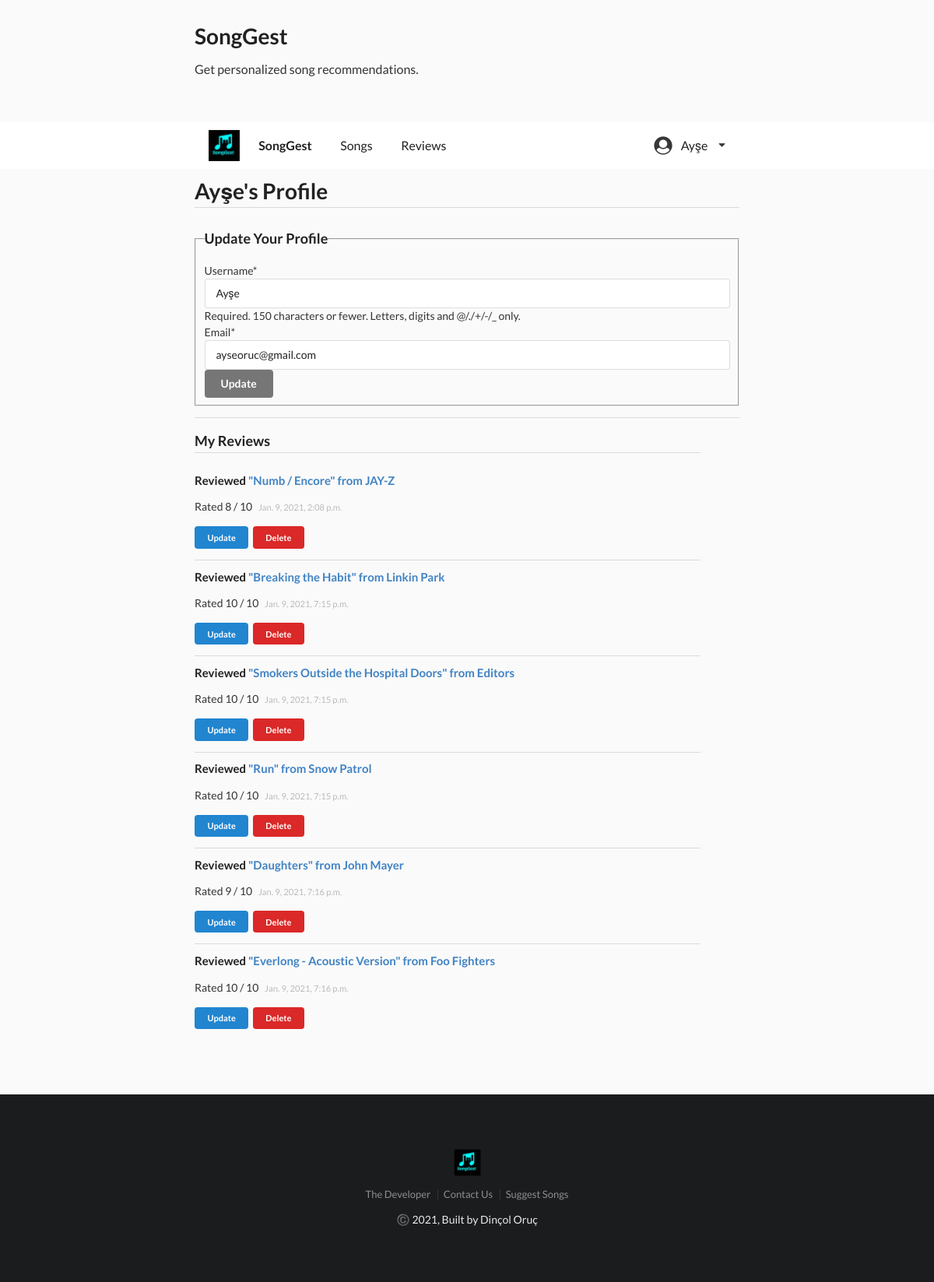
The page /user/profile/ (signed in) on the database its author committed.
### reviews/models.py (models this page shows, shortened)
class Review(models.Model):
    RATING_CHOICES = (
        (1, '1'),
        (2, '2'),
        (3, '3'),
        (4, '4'),
        (5, '5'),
        (6, '6'),
        (7, '7'),
        (8, '8'),
        (9, '9'),
        (10, '10')
    )
    song = models.ForeignKey(Song, on_delete=models.CASCADE)
    date_created = models.DateTimeField(default=timezone.now)
    author= models.ForeignKey(User, on_delete=models.CASCADE)
    rating = models.IntegerField(choices=RATING_CHOICES)

class Song(models.Model):
    name = models.CharField(max_length=80)
    artist = models.CharField(max_length=80)
    genre = models.CharField(max_length=80)
    year = models.IntegerField(null=True, blank=True)
    BPM = models.FloatField(null=True, blank=True)
    energy = models.FloatField(null=True, blank=True)
    danceability = models.FloatField(null=True, blank=True)
    loudness = models.FloatField(null=True, blank=True)
    liveness = models.FloatField(null=True, blank=True)
    valance = models.FloatField(null=True, blank=True)
    length = models.IntegerField(null=True, blank=True)
    acousticness = models.FloatField(null=True, blank=True)
    speechiness = models.FloatField(null=True, blank=True)
    popularity = models.FloatField(null=True, blank=True)

### users/views.py (the view)
# urls.py: path('profile/', profile, name='profile'),
@login_required
def profile(request):
    if request.method == 'POST':
        user_form = UserUpdateForm(request.POST, instance=request.user)
        if user_form.is_valid():
            user_form.save()
            messages.success(request, 'Your profile has been updated!')
            return redirect('profile')
    else:
        user_form = UserUpdateForm(instance=request.user)
    context = {'user_form': user_form}
    return render(request, 'users/profile.html', context)

### users/forms.py
class UserUpdateForm(forms.ModelForm):
    email = forms.EmailField()
    class Meta:
        model = User
        fields = ['username', 'email']

### users/templates/users/profile.html (shortened to what this page needs)
{% extends 'reviews/base.html' %}
{% load crispy_forms_tags %}
{% block content %}
<h1 class="ui dividing header">{{ user.username|title }}'s Profile</h1>
<div class="ui vertical segment">
    <form action="" method="post" class="ui form">
        <fieldset class="field">
            <legend class="ui header"> Update Your Profile
            </legend>
            {{ user_form|crispy}}
            <button class='ui grey button' type="submit">
                Update
            </button>
        </fieldset>
    </form>
</div>
{% if user.review_set.all %}
<div class="ui comments">
    <h3 class="ui dividing header">My Reviews</h3>
    {% for review in user.review_set.all %}
    <div class="ui vertical segment">
        <h4 class="ui header">
            Reviewed <a href="{% url 'song_detail' review.song.id %}">"{{ review.song.name }}" from
                {{ review.song.artist }} </a>
        </h4>
        <p>Rated {{ review.rating }} / 10 <small class="muted-text">
                {{ review.date_created }}</small> </p>
        {% include "reviews/update_delete_buttons.html" %}
    </div>
    {% endfor %}
    {% endif %}
</div>
</div>
{% endblock content %}

### reviews/templates/reviews/base.html (shortened to what this page needs)
{% load static %}
<!DOCTYPE html>
<html>
<head>
    <link rel="stylesheet" href="https://cdnjs.cloudflare.com/ajax/libs/semantic-ui/2.2.9/semantic.min.css" />
    <link rel="stylesheet" type="text/css" href="{% static 'reviews/main.css' %}">
</head>
<body>
    <div class="ui main text container">
        <h1 class="ui header">SongGest</h1>
        <p>Get personalized song recommendations.</p>
    </div>
    <div class="ui borderless stackable main menu">
        <div class="ui text container">
            <a class="header item" href="{% url 'home' %}">
                <img class="logo" src="{% static 'reviews/favicon.png' %}">
                SongGest
            </a>
            <a href="{% url 'song_list' %}" class="item">Songs</a>
            <a href="{% url 'review_list' %}" class="item">Reviews</a>
            <div class="ui right floated dropdown item">
                <i class="large user circle icon"></i>{% if user.is_authenticated %}{{ user.username }}{% else %}Account
                {% endif %}<i class="dropdown icon"></i>
            </div>
        </div>
    </div>
    <div class="ui text container">
        <main>
            {% block content %}{% endblock %}
    <div class="ui inverted vertical footer segment">
        <div class="ui center aligned container">
            <img src="{% static 'reviews/favicon.png' %}" class="ui centered mini image">
            <div class="ui horizontal inverted small divided link list">
                <a class="item" href="https://www.linkedin.com/in/din%C3%A7ol-oru%C3%A7-8760111b0/">The Developer</a>
                <a class="item" href="mailto:dincoloruc@yahoo.com">Contact Us</a>
                <a class="item" href="https://forms.gle/9ETsDKT8ty4aZjYY9">Suggest Songs</a>
            </div>
            <p>©️ 2021, Built by Dinçol Oruç</p>
        </div>
    </div>
</body>
</html>

### reviews/templates/reviews/update_delete_buttons.html
            {% if review.author == user %}
            <div>
                <a class="ui mini blue button" href='{% url 'update_review' review.id%}'>
                    Update
                </a>
                <a class="ui mini red button" href='{% url 'delete_review' review.id%}'>
                    Delete
                </a>
            </div>
            {% endif %}

### reviews/static/reviews/main.css (style rules this page uses)
body { background: #fafafa; color: #333333; }
.main.container { margin-top: 2em; }
.main.menu { margin-top: 4em; border-radius: 0; border: none; box-shadow: none; transition: box-shadow 0.5s ease, padding 0.5s ease; }
.main.menu .item img.logo { margin-right: 1.5em; }
.ui.footer.segment { margin: 5em 0em 0em; padding: 5em 0em; }
.muted-text { color: #BBB; margin-left: 5px; }

### rows shown on the page
Review: song.name "Numb / Encore", song.artist "JAY-Z", rating "8", date_created "Jan. 9, 2021, 2:08 p.m.", shows "Update"
Review: song.name "Breaking the Habit", song.artist "Linkin Park", rating "10", date_created "Jan. 9, 2021, 7:15 p.m.", shows "Update"
Review: song.name "Smokers Outside the Hospital Doors", song.artist "Editors", rating "10", date_created "Jan. 9, 2021, 7:15 p.m.", shows "Update"
Review: song.name "Run", song.artist "Snow Patrol", rating "10", date_created "Jan. 9, 2021, 7:15 p.m.", shows "Update"
Review: song.name "Daughters", song.artist "John Mayer", rating "9", date_created "Jan. 9, 2021, 7:16 p.m.", shows "Update"
Review: song.name "Everlong - Acoustic Version", song.artist "Foo Fighters", rating "10", date_created "Jan. 9, 2021, 7:16 p.m.", shows "Update"

### other values the page prints
{{ user.username }} "Ayşe"
{{ user.username|title }} "Ayşe"
